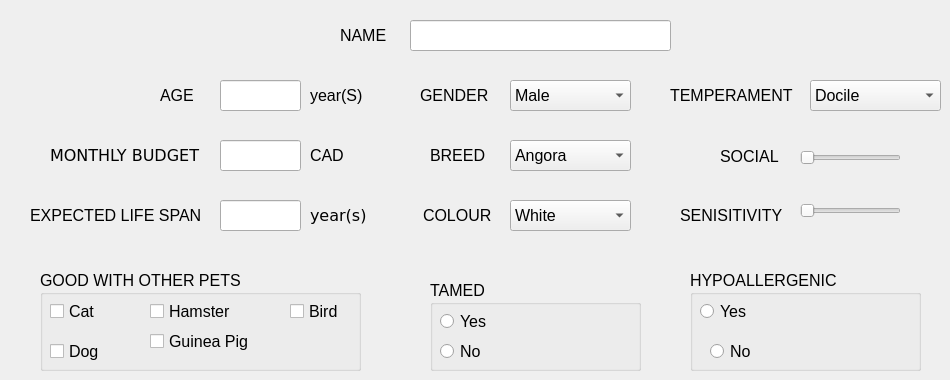
   <widget class="QWidget" name="Rabbit">
    <widget class="QLabel" name="label_48">
     <property name="geometry">
      <rect>
       <x>340</x>
       <y>20</y>
       <width>61</width>
       <height>31</height>
      </rect>
     </property>
     <property name="font">
      <font>
       <pointsize>12</pointsize>
      </font>
     </property>
     <property name="text">
      <string>NAME</string>
     </property>
    </widget>
    <widget class="QLabel" name="label_78">
     <property name="geometry">
      <rect>
       <x>420</x>
       <y>80</y>
       <width>81</width>
       <height>31</height>
      </rect>
     </property>
     <property name="font">
      <font>
       <pointsize>12</pointsize>
      </font>
     </property>
     <property name="text">
      <string>GENDER</string>
     </property>
    </widget>
    <widget class="QLabel" name="label_80">
     <property name="geometry">
      <rect>
       <x>430</x>
       <y>140</y>
       <width>61</width>
       <height>31</height>
      </rect>
     </property>
     <property name="font">
      <font>
       <pointsize>12</pointsize>
      </font>
     </property>
     <property name="text">
      <string>BREED</string>
     </property>
    </widget>
    <widget class="QComboBox" name="rabbit_breed">
     <property name="geometry">
      <rect>
       <x>510</x>
       <y>140</y>
       <width>121</width>
       <height>31</height>
      </rect>
     </property>
     <property name="font">
      <font>
       <pointsize>12</pointsize>
      </font>
     </property>
     <item>
      <property name="text">
       <string>Angora</string>
      </property>
     </item>
     <item>
      <property name="text">
       <string>Belgian Hare</string>
      </property>
     </item>
     <item>
      <property name="text">
       <string>Dutch</string>
      </property>
     </item>
     <item>
      <property name="text">
       <string>Flemish Giant</string>
      </property>
     </item>
     <item>
      <property name="text">
       <string>Lionhead</string>
      </property>
     </item>
     <item>
      <property name="text">
       <string>Mini Rex</string>
      </property>
     </item>
     <item>
      <property name="text">
       <string>Vienna Blue</string>
      </property>
     </item>
    </widget>
    <widget class="QLabel" name="label_81">
     <property name="geometry">
      <rect>
       <x>423</x>
       <y>200</y>
       <width>81</width>
       <height>31</height>
      </rect>
     </property>
     <property name="font">
      <font>
       <pointsize>12</pointsize>
      </font>
     </property>
     <property name="text">
      <string>COLOUR</string>
     </property>
    </widget>
    <widget class="QLabel" name="label_82">
     <property name="geometry">
      <rect>
       <x>160</x>
       <y>80</y>
       <width>41</width>
       <height>31</height>
      </rect>
     </property>
     <property name="font">
      <font>
       <pointsize>12</pointsize>
      </font>
     </property>
     <property name="text">
      <string>AGE</string>
     </property>
    </widget>
    <widget class="QLabel" name="label_84">
     <property name="geometry">
      <rect>
       <x>310</x>
       <y>80</y>
       <width>64</width>
       <height>31</height>
      </rect>
     </property>
     <property name="font">
      <font>
       <pointsize>12</pointsize>
      </font>
     </property>
     <property name="text">
      <string>year(S)</string>
     </property>
    </widget>
    <widget class="QGroupBox" name="rabbit_hypoallergenic">
     <property name="geometry">
      <rect>
       <x>690</x>
       <y>270</y>
       <width>231</width>
       <height>101</height>
      </rect>
     </property>
     <property name="font">
      <font>
       <pointsize>12</pointsize>
      </font>
     </property>
     <property name="title">
      <string>HYPOALLERGENIC</string>
     </property>
     <widget class="QRadioButton" name="rabbit_hypoallergenic_yes">
      <property name="geometry">
       <rect>
        <x>10</x>
        <y>30</y>
        <width>51</width>
        <height>23</height>
       </rect>
      </property>
      <property name="font">
       <font>
        <pointsize>12</pointsize>
       </font>
      </property>
      <property name="text">
       <string>Yes</string>
      </property>
      <attribute name="buttonGroup">
       <string notr="true">buttonGroup_4</string>
      </attribute>
     </widget>
     <widget class="QRadioButton" name="rabbit_hypoallergenic_no">
      <property name="geometry">
       <rect>
        <x>20</x>
        <y>70</y>
        <width>51</width>
        <height>23</height>
       </rect>
      </property>
      <property name="font">
       <font>
        <pointsize>12</pointsize>
       </font>
      </property>
      <property name="text">
       <string>No</string>
      </property>
      <attribute name="buttonGroup">
       <string notr="true">buttonGroup_4</string>
      </attribute>
     </widget>
    </widget>
    <widget class="QLabel" name="label_87">
     <property name="geometry">
      <rect>
       <x>670</x>
       <y>80</y>
       <width>141</width>
       <height>31</height>
      </rect>
     </property>
     <property name="font">
      <font>
       <pointsize>12</pointsize>
      </font>
     </property>
     <property name="text">
      <string>TEMPERAMENT</string>
     </property>
    </widget>
    <widget class="QComboBox" name="rabbit_temprament">
     <property name="geometry">
      <rect>
       <x>810</x>
       <y>80</y>
       <width>131</width>
       <height>31</height>
      </rect>
     </property>
     <property name="font">
      <font>
       <pointsize>12</pointsize>
      </font>
     </property>
     <item>
      <property name="text">
       <string>Docile</string>
      </property>
     </item>
     <item>
      <property name="text">
       <string>Calm</string>
      </property>
     </item>
     <item>
      <property name="text">
       <string>Aggressive</string>
      </property>
     </item>
     <item>
      <property name="text">
       <string>Headstrong</string>
      </property>
     </item>
    </widget>
    <widget class="QGroupBox" name="rabbit_other_pets_groupBox">
     <property name="geometry">
      <rect>
       <x>40</x>
       <y>270</y>
       <width>321</width>
       <height>101</height>
      </rect>
     </property>
     <property name="font">
      <font>
       <pointsize>12</pointsize>
      </font>
     </property>
     <property name="title">
      <string>GOOD WITH OTHER PETS</string>
     </property>
     <widget class="QCheckBox" name="rabbit_cat">
      <property name="geometry">
       <rect>
        <x>10</x>
        <y>30</y>
        <width>51</width>
        <height>23</height>
       </rect>
      </property>
      <property name="font">
       <font>
        <pointsize>12</pointsize>
       </font>
      </property>
      <property name="text">
       <string>Cat</string>
      </property>
     </widget>
     <widget class="QCheckBox" name="rabbit_bird">
      <property name="geometry">
       <rect>
        <x>250</x>
        <y>30</y>
        <width>51</width>
        <height>23</height>
       </rect>
      </property>
      <property name="font">
       <font>
        <pointsize>12</pointsize>
       </font>
      </property>
      <property name="text">
       <string>Bird</string>
      </property>
     </widget>
     <widget class="QCheckBox" name="rabbit_guineaPig">
      <property name="geometry">
       <rect>
        <x>110</x>
        <y>60</y>
        <width>131</width>
        <height>23</height>
       </rect>
      </property>
      <property name="font">
       <font>
        <pointsize>12</pointsize>
       </font>
      </property>
      <property name="text">
       <string>Guinea Pig</string>
      </property>
     </widget>
     <widget class="QCheckBox" name="rabbit_hamster">
      <property name="geometry">
       <rect>
        <x>110</x>
        <y>30</y>
        <width>101</width>
        <height>23</height>
       </rect>
      </property>
      <property name="font">
       <font>
        <pointsize>12</pointsize>
       </font>
      </property>
      <property name="text">
       <string>Hamster</string>
      </property>
     </widget>
     <widget class="QCheckBox" name="rabbit_dog">
      <property name="geometry">
       <rect>
        <x>10</x>
        <y>70</y>
        <width>51</width>
        <height>23</height>
       </rect>
      </property>
      <property name="font">
       <font>
        <pointsize>12</pointsize>
       </font>
      </property>
      <property name="text">
       <string>Dog</string>
      </property>
     </widget>
    </widget>
    <widget class="QComboBox" name="rabbit_colour">
     <property name="geometry">
      <rect>
       <x>510</x>
       <y>200</y>
       <width>121</width>
       <height>31</height>
      </rect>
     </property>
     <property name="font">
      <font>
       <pointsize>12</pointsize>
      </font>
     </property>
     <item>
      <property name="text">
       <string>White</string>
      </property>
     </item>
     <item>
      <property name="text">
       <string>Black</string>
      </property>
     </item>
     <item>
      <property name="text">
       <string>Brown</string>
      </property>
     </item>
    </widget>
    <widget class="QComboBox" name="rabbit_gender">
     <property name="geometry">
      <rect>
       <x>510</x>
       <y>80</y>
       <width>121</width>
       <height>31</height>
      </rect>
     </property>
     <property name="font">
      <font>
       <pointsize>12</pointsize>
      </font>
     </property>
     <item>
      <property name="text">
       <string>Male</string>
      </property>
     </item>
     <item>
      <property name="text">
       <string>Female</string>
      </property>
     </item>
    </widget>
    <widget class="QLineEdit" name="rabbit_name">
     <property name="geometry">
      <rect>
       <x>410</x>
       <y>20</y>
       <width>261</width>
       <height>31</height>
      </rect>
     </property>
     <property name="font">
      <font>
       <pointsize>12</pointsize>
      </font>
     </property>
    </widget>
    <widget class="QLabel" name="label_88">
     <property name="geometry">
      <rect>
       <x>720</x>
       <y>136</y>
       <width>64</width>
       <height>41</height>
      </rect>
     </property>
     <property name="font">
      <font>
       <pointsize>12</pointsize>
      </font>
     </property>
     <property name="text">
      <string>SOCIAL</string>
     </property>
    </widget>
    <widget class="QSlider" name="rabbit_social_2">
     <property name="geometry">
      <rect>
       <x>800</x>
       <y>150</y>
       <width>101</width>
       <height>16</height>
      </rect>
     </property>
     <property name="font">
      <font>
       <pointsize>12</pointsize>
      </font>
     </property>
     <property name="minimum">
      <number>1</number>
     </property>
     <property name="maximum">
      <number>5</number>
     </property>
     <property name="orientation">
      <enum>Qt::Horizontal</enum>
     </property>
    </widget>
    <widget class="QGroupBox" name="rabbit_tamed">
     <property name="geometry">
      <rect>
       <x>430</x>
       <y>280</y>
       <width>211</width>
       <height>91</height>
      </rect>
     </property>
     <property name="font">
      <font>
       <pointsize>12</pointsize>
      </font>
     </property>
     <property name="title">
      <string>TAMED</string>
     </property>
     <widget class="QRadioButton" name="rabbit_tamed_yes">
      <property name="geometry">
       <rect>
        <x>10</x>
        <y>30</y>
        <width>51</width>
        <height>23</height>
       </rect>
      </property>
      <property name="font">
       <font>
        <pointsize>12</pointsize>
       </font>
      </property>
      <property name="text">
       <string>Yes</string>
      </property>
      <attribute name="buttonGroup">
       <string notr="true">buttonGroup_3</string>
      </attribute>
     </widget>
     <widget class="QRadioButton" name="rabbit_tamed_no">
      <property name="geometry">
       <rect>
        <x>10</x>
        <y>60</y>
        <width>51</width>
        <height>23</height>
       </rect>
      </property>
      <property name="font">
       <font>
        <pointsize>12</pointsize>
       </font>
      </property>
      <property name="text">
       <string>No</string>
      </property>
      <attribute name="buttonGroup">
       <string notr="true">buttonGroup_3</string>
      </attribute>
     </widget>
    </widget>
    <widget class="QLineEdit" name="rabbit_cost">
     <property name="geometry">
      <rect>
       <x>220</x>
       <y>140</y>
       <width>81</width>
       <height>31</height>
      </rect>
     </property>
     <property name="font">
      <font>
       <pointsize>12</pointsize>
      </font>
     </property>
    </widget>
    <widget class="QLabel" name="label_126">
     <property name="geometry">
      <rect>
       <x>310</x>
       <y>140</y>
       <width>41</width>
       <height>31</height>
      </rect>
     </property>
     <property name="font">
      <font>
       <pointsize>12</pointsize>
      </font>
     </property>
     <property name="text">
      <string>CAD</string>
     </property>
    </widget>
    <widget class="QLabel" name="label_127">
     <property name="geometry">
      <rect>
       <x>50</x>
       <y>140</y>
       <width>161</width>
       <height>31</height>
      </rect>
     </property>
     <property name="font">
      <font>
       <family>DejaVu Sans</family>
       <pointsize>12</pointsize>
      </font>
     </property>
     <property name="text">
      <string>MONTHLY BUDGET</string>
     </property>
    </widget>
    <widget class="QLineEdit" name="rabbit_age">
     <property name="geometry">
      <rect>
       <x>220</x>
       <y>80</y>
       <width>81</width>
       <height>31</height>
      </rect>
     </property>
     <property name="font">
      <font>
       <pointsize>12</pointsize>
      </font>
     </property>
    </widget>
    <widget class="QLabel" name="label_113">
     <property name="geometry">
      <rect>
       <x>680</x>
       <y>200</y>
       <width>121</width>
       <height>31</height>
      </rect>
     </property>
     <property name="font">
      <font>
       <pointsize>12</pointsize>
      </font>
     </property>
     <property name="text">
      <string>SENISITIVITY</string>
     </property>
    </widget>
    <widget class="QSlider" name="rabbit_sensitivity_2">
     <property name="geometry">
      <rect>
       <x>800</x>
       <y>200</y>
       <width>101</width>
       <height>21</height>
      </rect>
     </property>
     <property name="font">
      <font>
       <pointsize>12</pointsize>
      </font>
     </property>
     <property name="minimum">
      <number>1</number>
     </property>
     <property name="maximum">
      <number>5</number>
     </property>
     <property name="orientation">
      <enum>Qt::Horizontal</enum>
     </property>
    </widget>
    <widget class="QLabel" name="label_108">
     <property name="geometry">
      <rect>
       <x>310</x>
       <y>200</y>
       <width>61</width>
       <height>31</height>
      </rect>
     </property>
     <property name="font">
      <font>
       <family>DejaVu Sans</family>
       <pointsize>12</pointsize>
      </font>
     </property>
     <property name="text">
      <string>year(s)</string>
     </property>
    </widget>
    <widget class="QLabel" name="label_96">
     <property name="geometry">
      <rect>
       <x>30</x>
       <y>200</y>
       <width>181</width>
       <height>31</height>
      </rect>
     </property>
     <property name="font">
      <font>
       <pointsize>12</pointsize>
      </font>
     </property>
     <property name="text">
      <string>EXPECTED LIFE SPAN</string>
     </property>
    </widget>
    <widget class="QLineEdit" name="rabbit_expected_lifespan">
     <property name="geometry">
      <rect>
       <x>220</x>
       <y>200</y>
       <width>81</width>
       <height>31</height>
      </rect>
     </property>
     <property name="font">
      <font>
       <pointsize>12</pointsize>
      </font>
     </property>
    </widget>
    <widget class="QLabel" name="rabbit_social">
     <property name="geometry">
      <rect>
       <x>910</x>
       <y>140</y>
       <width>31</width>
       <height>31</height>
      </rect>
     </property>
     <property name="font">
      <font>
       <pointsize>12</pointsize>
      </font>
     </property>
     <property name="text">
      <string/>
     </property>
    </widget>
    <widget class="QLabel" name="rabbit_sensitivity">
     <property name="geometry">
      <rect>
       <x>910</x>
       <y>200</y>
       <width>31</width>
       <height>21</height>
      </rect>
     </property>
     <property name="font">
      <font>
       <pointsize>12</pointsize>
      </font>
     </property>
     <property name="text">
      <string/>
     </property>
    </widget>
   </widget>
